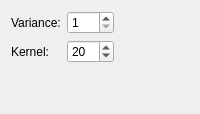
       <widget class="QWidget" name="tab_7" >
        <attribute name="title" >
         <string>Gaussian</string>
        </attribute>
        <layout class="QGridLayout" name="gridLayout_5" >
         <item row="0" column="0" >
          <widget class="QLabel" name="label_22" >
           <property name="text" >
            <string>Variance:</string>
           </property>
           <property name="buddy" >
            <cstring>spinBox_FilterGaussianVariance</cstring>
           </property>
          </widget>
         </item>
         <item row="0" column="1" >
          <widget class="QSpinBox" name="spinBox_FilterGaussianVariance" >
           <property name="minimumSize" >
            <size>
             <width>0</width>
             <height>20</height>
            </size>
           </property>
           <property name="minimum" >
            <number>1</number>
           </property>
           <property name="value" >
            <number>1</number>
           </property>
          </widget>
         </item>
         <item row="1" column="0" >
          <widget class="QLabel" name="label_24" >
           <property name="text" >
            <string>Kernel:</string>
           </property>
           <property name="buddy" >
            <cstring>spinBox_FilterGaussianKernel</cstring>
           </property>
          </widget>
         </item>
         <item row="1" column="1" >
          <widget class="QSpinBox" name="spinBox_FilterGaussianKernel" >
           <property name="minimumSize" >
            <size>
             <width>0</width>
             <height>20</height>
            </size>
           </property>
           <property name="minimum" >
            <number>1</number>
           </property>
           <property name="maximum" >
            <number>200</number>
           </property>
           <property name="value" >
            <number>20</number>
           </property>
          </widget>
         </item>
         <item row="1" column="2" >
          <spacer name="horizontalSpacer_2" >
           <property name="orientation" >
            <enum>Qt::Horizontal</enum>
           </property>
           <property name="sizeHint" stdset="0" >
            <size>
             <width>40</width>
             <height>20</height>
            </size>
           </property>
          </spacer>
         </item>
         <item row="2" column="1" >
          <spacer name="verticalSpacer_5" >
           <property name="orientation" >
            <enum>Qt::Vertical</enum>
           </property>
           <property name="sizeHint" stdset="0" >
            <size>
             <width>20</width>
             <height>40</height>
            </size>
           </property>
          </spacer>
         </item>
        </layout>
       </widget>
